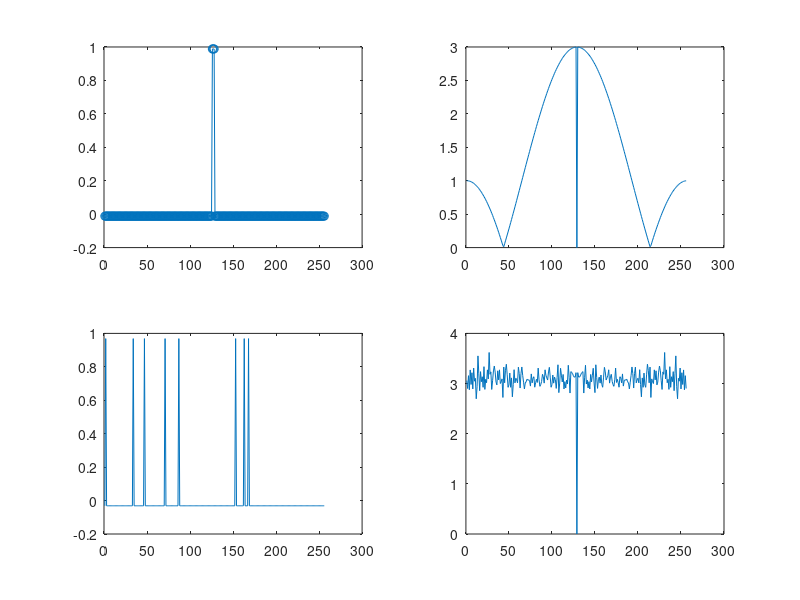

MATLAB code for this plot:
function simplefts(varargin)

nf = 2;
w = 256;
bw = 2;
j = 1;
group = 0;
while j <= length(varargin)
    if strncmpi(varargin{j},'bw',2)
        j = j+1;
        bw = varargin{j};
    elseif strncmpi(varargin{j},'group',4)
        j = j+1;
        group = varargin{j};
    end
    j = j+1;
end

if group == 1
    nf = 4;
    im = zeros(w,1);
    im(round(w/2)) = 1;
    im = im - mean(im);
    showft(im,nf, 1);

    im = zeros(w,1);
    im(round(w/2)-1:round(w/2)) = 1;
    im = im - mean(im);
    showft(im,nf, 2);

    im = zeros(w,1);
    im(round(w/2)-1:round(w/2)+2) = 1;
    im = im - mean(im);
    showft(im,nf, 3);

    im = zeros(w,1);
    im(1:round(w/2)) = 1;
    im = im - mean(im);
    showft(im,nf, 4);
else    
    
    
im = zeros(w,1);
im(round(w/2)-bw:round(w/2)) = 1;
im = im - mean(im);
showft(im,nf, 1);

for j = 1:100
im = rand(w,1) > 0.95;
im = im - mean(im);
pwr(j,:) = abs(fft(im));
end
subplot(nf,2,3);
plot(im);
subplot(nf,2,4);
plot(fftshift(mean(pwr)));
%showft(im,nf, 2);
end

function showft(im, nf, n)
n = n-1;
subplot(nf,2,n*2+1);
plot(im,'o-');
subplot(nf,2,(n*2)+2);
plot(fftshift(abs(fft(im))));
